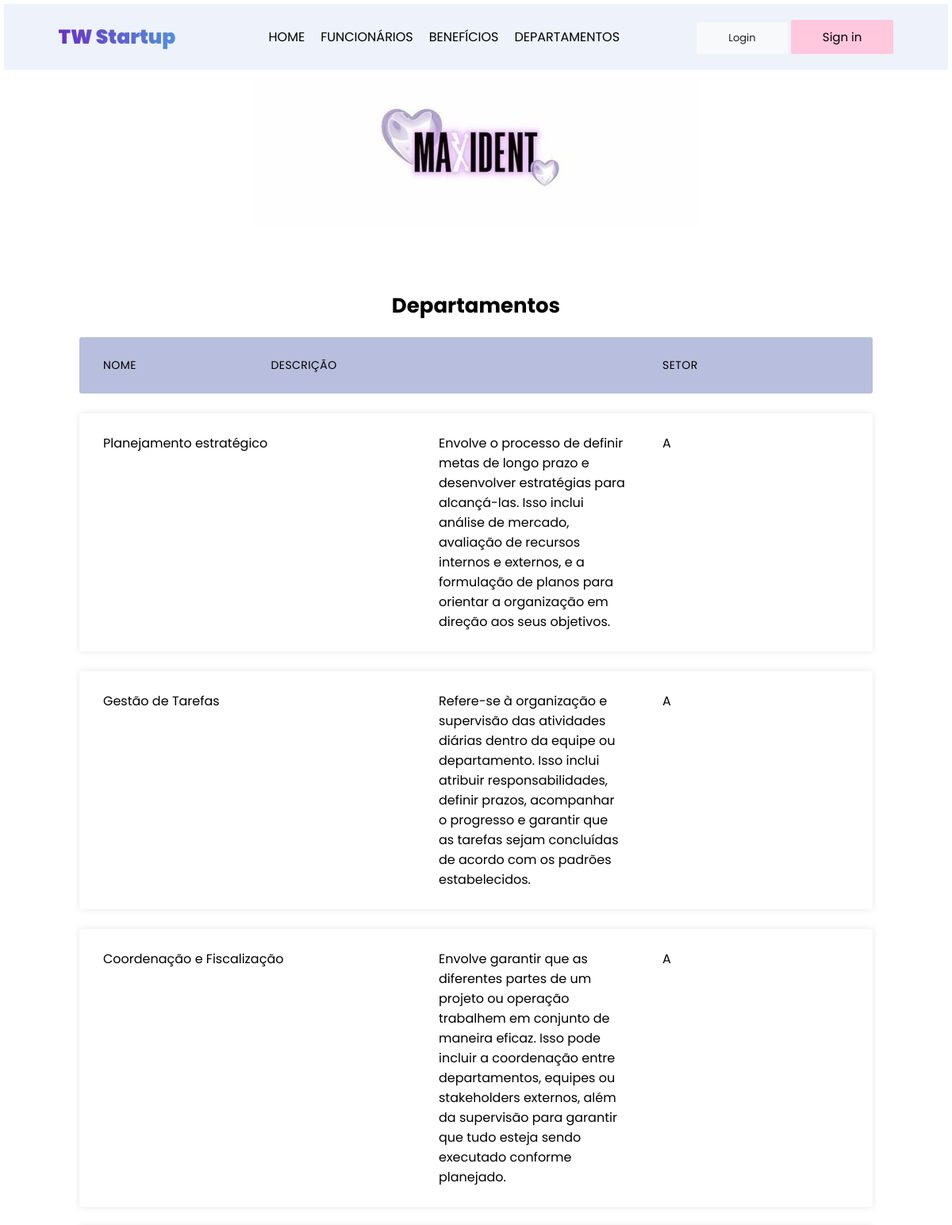
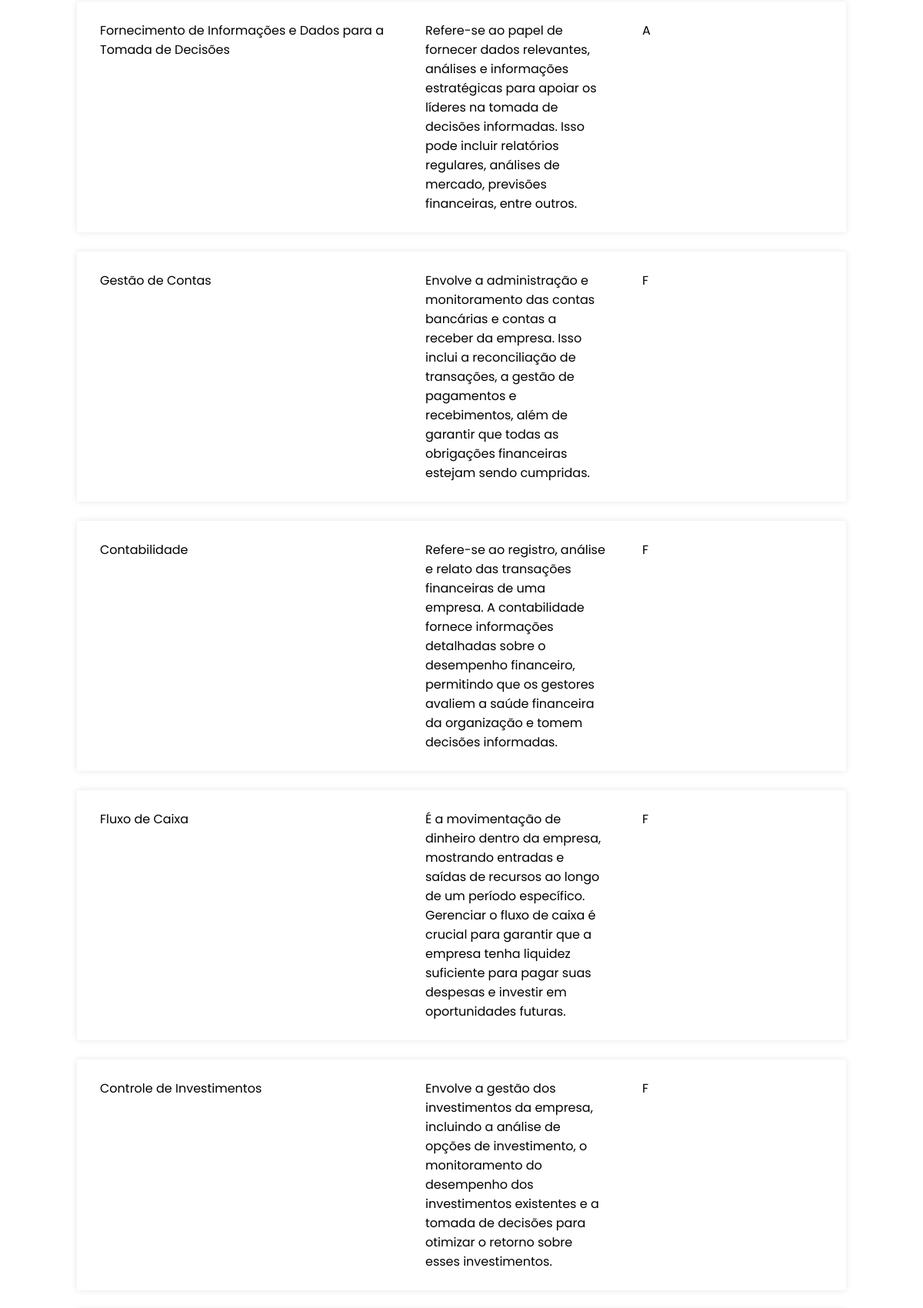
Page /departamentos/ (upper part) on the committed database (2 pictures, top to bottom).
### app_funcionarios_beneficios/models.py (models this page shows, shortened)
class Departamentos(models.Model):
    SETORES = (
        ('A', 'Administrativo'),
        ('F', 'Financeiro'),
        ('R', 'Recursos Humanos'),
        ('P', 'Produção'),
        ('C', 'Comercial'),
    )
    nome = models.CharField(max_length=255)
    descricao = models.TextField()
    setor = models.CharField(max_length=1, choices=SETORES, default='P')
    class Meta:
        verbose_name = 'Departamento'
        verbose_name_plural = 'Departamentos'

### app_funcionarios_beneficios/views.py (the view)
# urls.py: path('departamentos/', departamentos_view, name='departamentos'),
def departamentos_view(request):
    departamentos = Departamentos.objects.all()
    return render(request, 'app_funcionarios_beneficios/departamentos.html', {"departamentos": departamentos})

### app_funcionarios_beneficios/templates/app_funcionarios_beneficios/departamentos.html (shortened to what this page needs)
{% extends 'app_funcionarios_beneficios/modelo.html' %}
{% load static %}
{% block lista %}
<div class="container_lista">
   <h2 class="titulo_lista">Departamentos</h2>
   <ul class="responsive-table">
     <li class="table-header">
       <div class="col col-1">Nome</div>
       <div class="col col-2">Descrição</div>
       <div class="col col-3">Setor</div>
     </li>
     {% for departamentos in departamentos %}
     <li class="table-row">
       <div class="col col-2" data-label="Customer Name">{{ departamentos.nome }}</div>
       <div class="col col-3" data-label="Amount">{{ departamentos.descricao }}</div>
       <div class="col col-3" data-label="Amount">{{ departamentos.setor }}</div>
     </li>
     {% endfor %}
   </ul>
 </div>
{% endblock %}

### app_funcionarios_beneficios/templates/app_funcionarios_beneficios/modelo.html (shortened to what this page needs)
{% load static %}
<!DOCTYPE html>
<html lang="pt-br">
<head>
    <link rel="stylesheet" href="{% static 'css/style.css' %}">
</head>
<body>
    {% block nav %}
    <nav>
        <div>
            <h1 class="titulo">TW Startup</h1>
        </div>
        <div class="links"><ul class="nav-itens">
            <li><a href="{% url 'home' %}">Home</a></li>
            <li><a href="{% url 'listagem_funcionarios' %}">Funcionários</a></li>
            <li><a href="{% url 'listagem_beneficios' %}">Benefícios</a></li>
            <li><a href="{% url 'departamentos' %}">Departamentos</a></li>
        </ul>
        </div>
        <div class="botoes">
            <button class="login">Login</button>
            <button class="cadastro">Sign in</button>
        </div>
    </nav>
    {% endblock %}
    {% block destaque %}
    <div class="imagem">
        <img src="{% static 'imagens/header_maxident.jpg' %}">
    </div>
    {% endblock %}
    <div class="container_form">
    </div>
     {% block lista %}{% endblock %}
</body>
</html>

### static/css/style.css (style rules this page uses)
* { margin: 0; padding: 0; }
nav { display: flex; justify-content: space-around; margin: 5px; margin-bottom: 10px; align-items: center; font-family: 'Poppins', sans-serif; padding: 20px; background-color: #edf2fb; }
.titulo { font-weight: 900; font-size: 25px; color: transparent; background-image: linear-gradient(to right, #6930C3, #5E60CE, #5390d9); -webkit-background-clip: text; background-clip: text; }
.nav-itens { list-style: none; display: flex; }
.nav-itens li { padding-left: 20px; text-transform: uppercase; }
.nav-itens a { text-decoration: none; color: black; }
.login { padding: 10px 40px; font-size: 13px; background-color: #f8f9fa; border: none; border-radius: 2px; color: #202020; font-family: 'Poppins', sans-serif; }
.cadastro { padding: 10px 40px; font-size: 15px; background-color: #FFC8DD; border: none; border-radius: 2px; font-family: 'Poppins', sans-serif; }
.imagem { object-fit: cover; display: flex; justify-content: center; align-items: center; }
.container_form { display: flex; justify-content: center; align-items: center; padding-bottom: 60px; }
.container_lista { max-width: 1000px; margin-left: auto; margin-right: auto; padding-left: 10px; padding-right: 10px; font-family: 'Poppins', sans-serif; }
h2 { font-size: 26px; margin: 20px 0; text-align: center; }

### rows in the picture
Departamentos: nome "Planejamento estratégico", descricao "Envolve o processo de definir metas de longo prazo e desenvolver estratégias para alcançá-las. Isso inclui análise de mercado, avaliação de recursos internos e externos, e a formulação de planos para orientar a organização em direção aos seus objetivos.", setor "A"
Departamentos: nome "Gestão de Tarefas", descricao "Refere-se à organização e supervisão das atividades diárias dentro da equipe ou departamento. Isso inclui atribuir responsabilidades, definir prazos, acompanhar o progresso e garantir que as tarefas sejam concluídas de acordo com os padrões estabelecidos.", setor "A"
Departamentos: nome "Coordenação e Fiscalização", descricao "Envolve garantir que as diferentes partes de um projeto ou operação trabalhem em conjunto de maneira eficaz. Isso pode incluir a coordenação entre departamentos, equipes ou stakeholders externos, além da supervisão para garantir que tudo esteja sendo executado conforme planejado.", setor "A"
Departamentos: nome "Fornecimento de Informações e Dados para a Tomada de Decisões", descricao "Refere-se ao papel de fornecer dados relevantes, análises e informações estratégicas para apoiar os líderes na tomada de decisões informadas. Isso pode incluir relatórios regulares, análises de mercado, previsões financeiras, entre outros.", setor "A"
Departamentos: nome "Gestão de Contas", descricao "Envolve a administração e monitoramento das contas bancárias e contas a receber da empresa. Isso inclui a reconciliação de transações, a gestão de pagamentos e recebimentos, além de garantir que todas as obrigações financeiras estejam sendo cumpridas.", setor "F"
Departamentos: nome "Contabilidade", descricao "Refere-se ao registro, análise e relato das transações financeiras de uma empresa. A contabilidade fornece informações detalhadas sobre o desempenho financeiro, permitindo que os gestores avaliem a saúde financeira da organização e tomem decisões informadas.", setor "F"
Departamentos: nome "Fluxo de Caixa", descricao "É a movimentação de dinheiro dentro da empresa, mostrando entradas e saídas de recursos ao longo de um período específico. Gerenciar o fluxo de caixa é crucial para garantir que a empresa tenha liquidez suficiente para pagar suas despesas e investir em oportunidades futuras.", setor "F"
Departamentos: nome "Controle de Investimentos", descricao "Envolve a gestão dos investimentos da empresa, incluindo a análise de opções de investimento, o monitoramento do desempenho dos investimentos existentes e a tomada de decisões para otimizar o retorno sobre esses investimentos.", setor "F"
